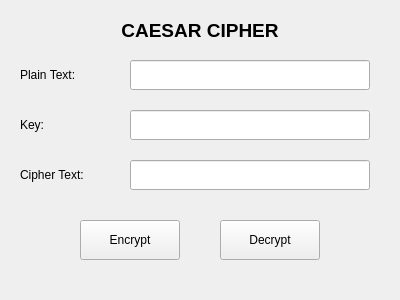
<?xml version="1.0" encoding="UTF-8"?>
<ui version="4.0">
 <class>MainWindow</class>
 <widget class="QMainWindow" name="MainWindow">
  <property name="geometry">
   <rect>
    <x>0</x>
    <y>0</y>
    <width>400</width>
    <height>300</height>
   </rect>
  </property>
  <property name="windowTitle">
   <string>Caesar Cipher</string>
  </property>
  <widget class="QWidget" name="centralwidget">
   <widget class="QLabel" name="lbl_title">
    <property name="geometry">
     <rect>
      <x>0</x>
      <y>10</y>
      <width>400</width>
      <height>40</height>
     </rect>
    </property>
    <property name="text">
     <string>CAESAR CIPHER</string>
    </property>
    <property name="alignment">
     <set>Qt::AlignCenter</set>
    </property>
    <property name="font">
     <font>
      <pointsize>14</pointsize>
      <bold>true</bold>
     </font>
    </property>
   </widget>
   <widget class="QLabel" name="lbl_plain">
    <property name="geometry">
     <rect>
      <x>20</x>
      <y>60</y>
      <width>100</width>
      <height>30</height>
     </rect>
    </property>
    <property name="text">
     <string>Plain Text:</string>
    </property>
   </widget>
   <widget class="QLineEdit" name="txt_plain_text">
    <property name="geometry">
     <rect>
      <x>130</x>
      <y>60</y>
      <width>240</width>
      <height>30</height>
     </rect>
    </property>
   </widget>
   <widget class="QLabel" name="lbl_key">
    <property name="geometry">
     <rect>
      <x>20</x>
      <y>110</y>
      <width>100</width>
      <height>30</height>
     </rect>
    </property>
    <property name="text">
     <string>Key:</string>
    </property>
   </widget>
   <widget class="QLineEdit" name="txt_key">
    <property name="geometry">
     <rect>
      <x>130</x>
      <y>110</y>
      <width>240</width>
      <height>30</height>
     </rect>
    </property>
   </widget>
   <widget class="QLabel" name="lbl_cipher">
    <property name="geometry">
     <rect>
      <x>20</x>
      <y>160</y>
      <width>100</width>
      <height>30</height>
     </rect>
    </property>
    <property name="text">
     <string>Cipher Text:</string>
    </property>
   </widget>
   <widget class="QLineEdit" name="txt_cipher_text">
    <property name="geometry">
     <rect>
      <x>130</x>
      <y>160</y>
      <width>240</width>
      <height>30</height>
     </rect>
    </property>
   </widget>
   <widget class="QPushButton" name="btn_encrypt">
    <property name="geometry">
     <rect>
      <x>80</x>
      <y>220</y>
      <width>100</width>
      <height>40</height>
     </rect>
    </property>
    <property name="text">
     <string>Encrypt</string>
    </property>
   </widget>
   <widget class="QPushButton" name="btn_decrypt">
    <property name="geometry">
     <rect>
      <x>220</x>
      <y>220</y>
      <width>100</width>
      <height>40</height>
     </rect>
    </property>
    <property name="text">
     <string>Decrypt</string>
    </property>
   </widget>
  </widget>
 </widget>
 <resources/>
 <connections/>
</ui>
